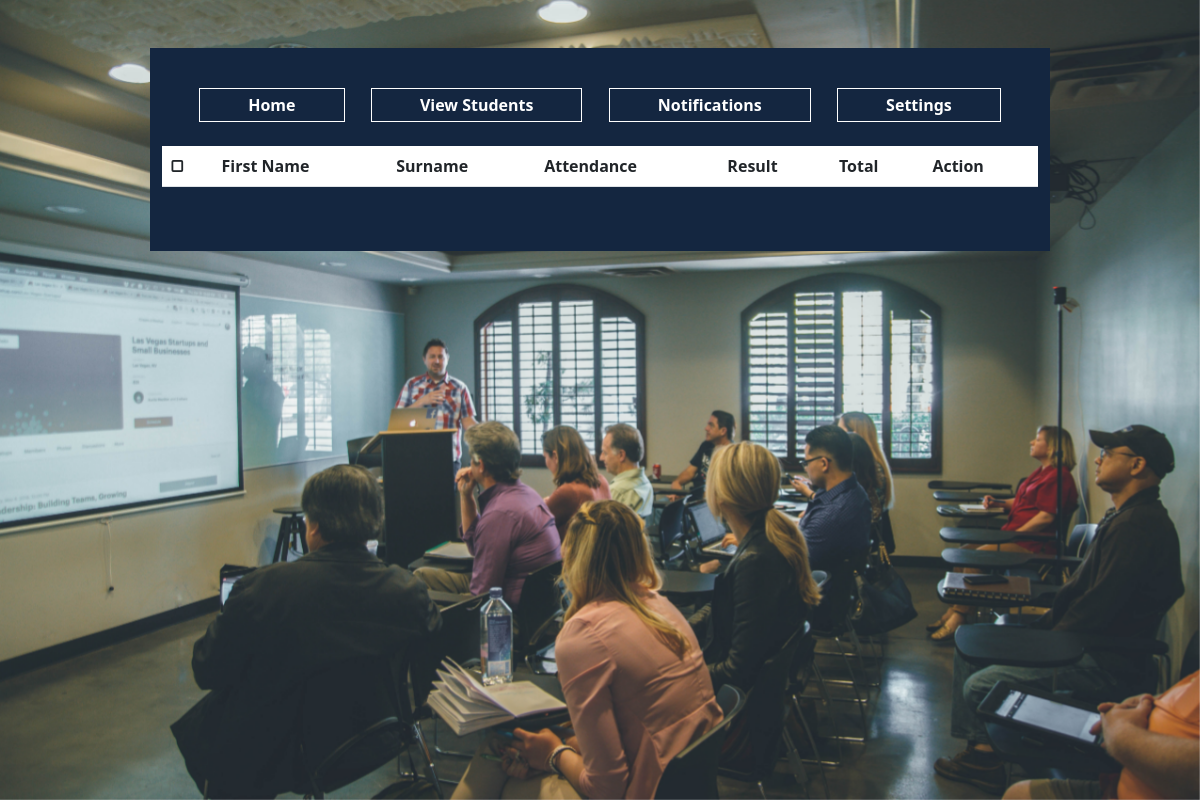
Before: /records.php (signed in) with the older database file.
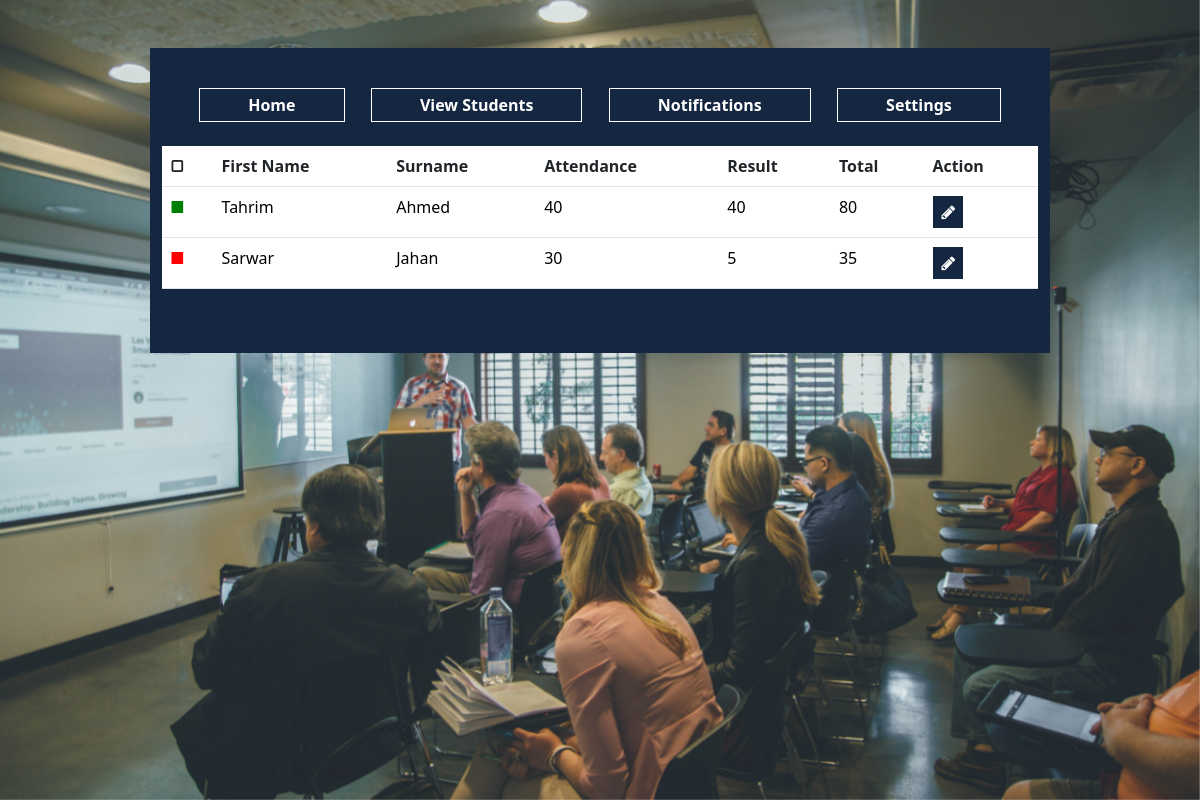
After: the same page with the newer database file.
### tables this page shows
CREATE TABLE `record` (
  `id` int(11) NOT NULL,
  `student_id` int(11) NOT NULL,
  `attendance` int(11) NOT NULL,
  `result` int(11) NOT NULL
);

CREATE TABLE `student` (
  `student_id` int(11) NOT NULL,
  `first_name` text NOT NULL,
  `sur_name` text NOT NULL,
  `date_of_birth` timestamp NOT NULL DEFAULT current_timestamp() ON UPDATE current_timestamp()
);

### sys/config.php (called while the page is built, shortened)
<?php
function base_url($uri = '')
{
    return 'http://' . $_SERVER["HTTP_HOST"] . ($_SERVER["HTTP_HOST"] == 'serveraddress.com' ? "" : "/school") . '/' . ($uri ? $uri : '');
}

### sys/database.php (called while the page is built)
<?php
include_once 'config.php';
function getUser($id){
    global $link;
    $result=$link->query("SELECT * FROM `users` WHERE `user_id`='$id'");
    return $result->num_rows>0?(object)$result->fetch_assoc():false;
}

### records.php (the view, shortened to what this page needs)
<?php
include_once 'sys/config.php';
include_once 'sys/database.php';
$user = getUser($_SESSION['user']->id);
$user_id = $user->user_id;
$get_teacher_by_user_id = $link->query("SELECT * FROM `users` WHERE `user_id` = '$user_id'");
$get_teacher = (object)$get_teacher_by_user_id->fetch_assoc();
$get_teacher_id = $get_teacher->teacher_id;
$query = "SELECT record.*, student.*, student_class.*, class.*, teacher_class.*, teacher.* FROM record INNER JOIN student ON record.student_id = student.student_id INNER JOIN student_class ON student.student_id = student_class.student_id INNER JOIN class ON student_class.class_id = class.class_id INNER JOIN teacher_class ON class.class_id = teacher_class.class_id INNER JOIN teacher ON teacher_class.teacher_id = teacher.teacher_id WHERE teacher.teacher_id = '$get_teacher_id'";
$result = mysqli_query($link, $query);
?>
<!DOCTYPE html>
<html lang="en">
<head>
    <link rel="stylesheet" href="style.css">
    <link rel="stylesheet" type="text/css" href="<?=base_url('property/vendors/autocomplete/style.css')?>">
    <link rel="stylesheet" type="text/css" href="<?=base_url('property/vendors/datatables/dataTables.bootstrap4.min.css')?>">
    <link rel="stylesheet" type="text/css" href="<?=base_url('property/vendors/select2/select2.min.css')?>">
    <link rel="stylesheet" href="https://cdnjs.cloudflare.com/ajax/libs/font-awesome/4.7.0/css/font-awesome.min.css">
    <link href="https://cdn.jsdelivr.net/npm/bootstrap@5.3.0-alpha3/dist/css/bootstrap.min.css" rel="stylesheet">
</head>
<body>
<img src="./image/cover.jpg" id="background-img">
<section class="container-fluid bkg w-75 text-white pb-5">
    <div class=" mx-auto pt-3 mt-5">
        <div class="padding-left-5 p-4 d-flex  justify-content-around">
            <button onclick="window.location.href = 'index.php';" type="button " class="button1 px-5 py-1 fw-bold">Home</button>
            <button onclick="window.location.href = 'students.php';" type="button" class="button1 px-5 fw-bold">View Students</button>
            <button type="button" class="button1 px-5 fw-bold">Notifications</button>
            <button type="button" class="button1 px-5 fw-bold">Settings</button>
        </div>
    </div>
    <div class="d-flex align-items-center  justify-content-around">
        <table id="student_data" class="table">
                <thead style="color: black">
                <tr>
                    <th>▢</th>
                    <th>First Name</th>
                    <th>Surname</th>
                    <th>Attendance</th>
                    <th>Result</th>
                    <th>Total</th>
                    <th>Action</th>
                </tr>
                </thead>
                <tbody>
                <?php
                while ($row = mysqli_fetch_array($result)) {
                    ?>
                    <tr>
                        <td style="color: <?= ($row["attendance"] + $row["result"])<40 ? 'red' : 'green' ?>;">■</td>
                        <td style="color: black"><?= $row["first_name"] ?></td>
                        <td style="color: black"><?= $row["sur_name"] ?></td>
                        <td style="color: black"><?= $row["attendance"] ?></td>
                        <td style="color: black"><?= $row["result"] ?></td>
                        <td style="color: black"><?= $row["attendance"] + $row["result"] ?></td>
                        <td>
                            <button class="button1 px-2 py-1 fw-bold"><i class="fa fa-pencil"></i></button>
                        </td>
                    </tr>
                    <?php
                }
                ?>
                </tbody>
            </table>
    </div>
</section>
</body>
</html>

### style.css (style rules this page uses)
body { margin: 0; padding: 0; }
#background-img { position: fixed; top: 0; left: 0; width: 100%; height: 100%; z-index: -1; }
.bkg { background-color:#142640 ; }
.button1 { background-color: #142640; border: 1px solid white; color: white; }

Changed rows visible on the page:
added record: student.first_name "Tahrim", student.sur_name "Ahmed", attendance "40", result "40", $row["attendance"] + $row["result"] "80"
added record: student.first_name "Sarwar", student.sur_name "Jahan", attendance "30", result "5", $row["attendance"] + $row["result"] "35"
